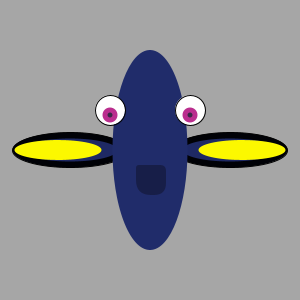
Frame 1 (no input)
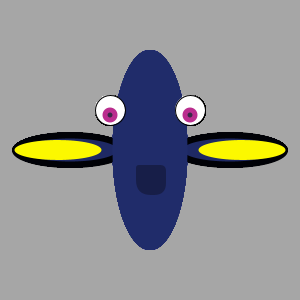
Frame 60 (the mouse pressed at the canvas centre just before this capture)
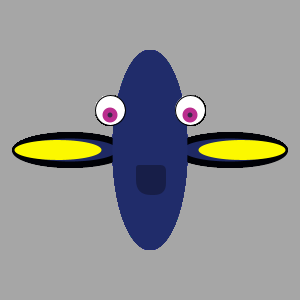
Frame 120 (the mouse held since frame 60 and released just before this capture)

The Processing sketch that drew these frames (run headless with seeded random() and noise(); from frame 60 on, the mouse is pressed at the canvas centre):

// Processing sketch: processing_139662
// ── processing_139662.pde

// Brianna Jennings
// Dory

int eyeSize;
int eyeBallDiam;
int whiteEye;
boolean clicked = false;


//run once
void setup(){
size(300,300);
background(166,166,166);
}

void keyPressed(){
  clicked=! clicked;
  background(166,166,166);
}

  
void draw(){
    if (clicked == false){
      eyeSize = 5;
      eyeBallDiam = 15;
      whiteEye = 30;
    }
   if (clicked == true){
     eyeSize = 10;
     eyeBallDiam = 30;
     whiteEye = 60;
}

  translate(150,150);
  
//dark blue 
 fill(0,1,6);
 ellipse(80,0,115,35);
 ellipse(-80,0,115,35);
 noStroke();

 //yellow
 fill(30,41,100);
 ellipse(80,0,95,23);
 ellipse(-80,0,95,23);

 //med blue
 fill(252,248,0);
 ellipse(92,0,87,20);
 ellipse(-92,0,87,20);

 //her face
 fill(32,44,106);
 ellipse(0,0,75,200);

 //The Eyes
 stroke(2);
 fill(255,255,255);
 ellipse(40,-40,whiteEye,whiteEye);
 ellipse(-40,-40,whiteEye,whiteEye);
 noStroke();
 fill(186,46,142);
 ellipse(40,-35,eyeBallDiam,eyeBallDiam);
 ellipse(-40,-35,eyeBallDiam,eyeBallDiam);
 fill(56,43,71);
 ellipse(40,-35,eyeSize,eyeSize);
 ellipse(-40,-35,eyeSize,eyeSize);
 
 // The Mouth
  fill(23,30,72);
  pushMatrix();
  translate(16,-35);
  rect(-30, 50, 30, 30, 3, 6, 12, 18);
  popMatrix();

}
